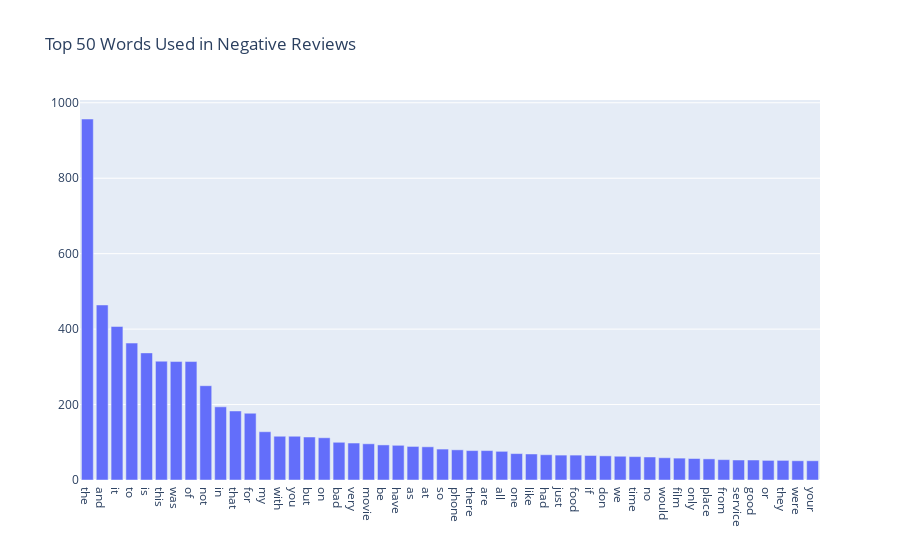

Write notebook code for a chart like this one.
### Code cell
# Use plotly to display top 50 negative words
x = []

# sort the term frequencies in descending order
neg_list = np.sort(neg_frequencies)[::-1]
neg_index = np.argsort(neg_frequencies)[::-1] #get the indices to get the feature names

for i in neg_index[:50]:
    x.append(count_neg.get_feature_names_out()[i])

# Plot visuals
fig = go.Figure(
    data=[go.Bar(x=x, y=neg_list[:50])],
    layout_title_text="Top 50 Words Used in Negative Reviews"
)
fig.show()

### Figure 1 — Plotly figure (JSON) as saved in the notebook; plotly's stock layout.template omitted (floating-point values rounded to 4 significant figures)
{"data": [{"type": "bar", "x": ["the", "and", "it", "to", "is", "this", "was", "of", "not", "in", "that", "for", "my", "with", "you", "but", "on", "bad", "very", "movie", "be", "have", "as", "at", "so", "phone", "there", "are", "all", "one", "like", "had", "just", "food", "if", "don", "we", "time", "no", "would", "film", "only", "place", "from", "service", "good", "or", "they", "were", "your"], "y": [957, 464, 407, 363, 337, 315, 314, 314, 250, 194, 183, 177, 128, 116, 116, 114, 112, 100, 98, 96, 93, 92, 89, 88, 82, 80, 78, 78, 76, 70, 69, 67, 66, 66, 65, 64, 63, 62, 61, 59, 58, 57, 56, 54, 53, 53, 52, 52, 51, 51]}], "layout": {"title": {"text": "Top 50 Words Used in Negative Reviews"}}}
